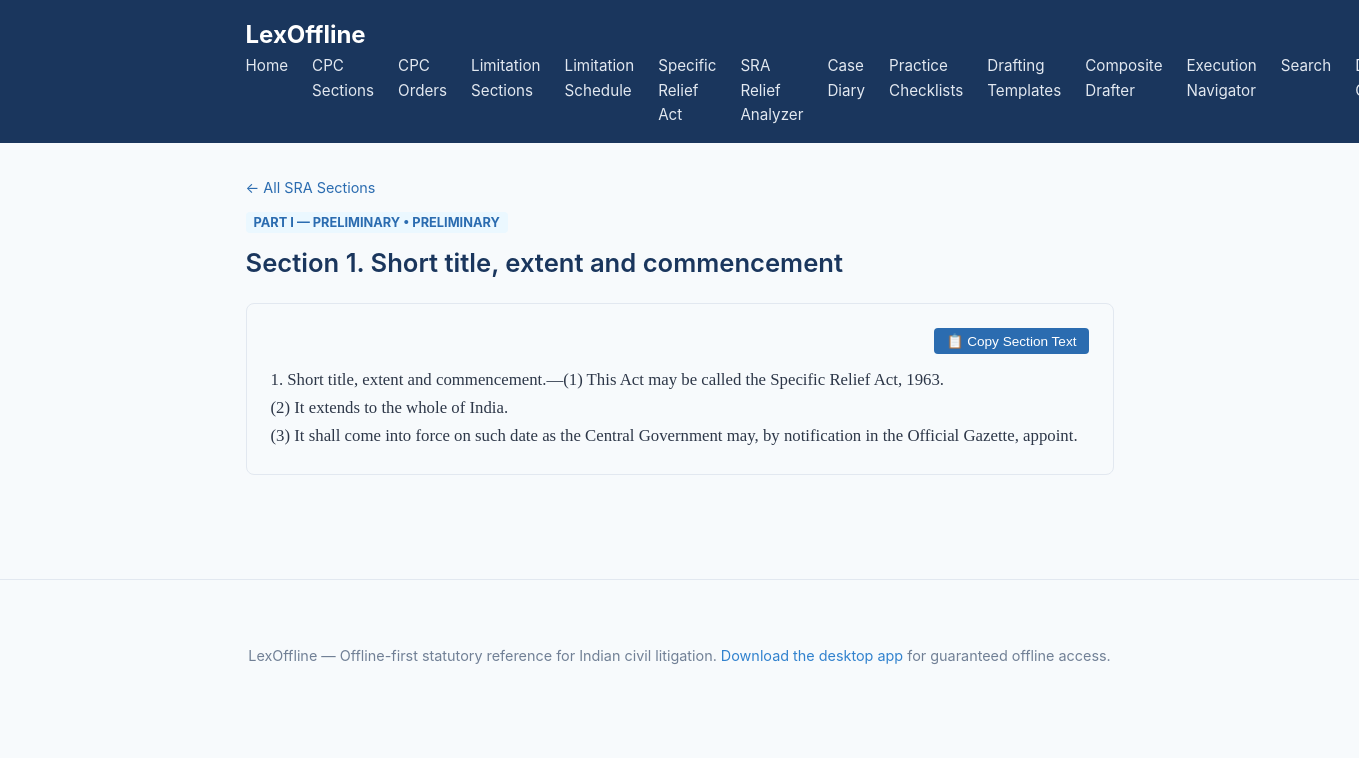
Page /sra/section/1 on the committed database.
### tables this page shows
CREATE TABLE sra_sections (
    id INTEGER PRIMARY KEY AUTOINCREMENT,
    section_no TEXT,
    title TEXT,
    part TEXT,
    chapter TEXT,
    text TEXT
);

### web/app.py (the view, shortened to what this page needs)
@app.route('/sra/section/<int:id>')
def sra_section(id):
    db = get_db()
    row = db.get_sra_section(id)
    if not row:
        abort(404)
    sec = row_to_dict(row)
    sec_no = sec['section_no']
    title = f"Specific Relief Act 1963 — Section {sec_no}: {sec['title']}"
    connected_links = []
    return render_template('sra_detail.html',
                           section=sec,
                           title=title,
                           connected_links=connected_links)

### web/app.py (called while the page is built)
def get_db():
    db = getattr(g, '_database', None)
    if db is None:
        db = g._database = ActDatabase(DATABASE)
    return db

@app.teardown_appcontext
def close_connection(exception):
    db = getattr(g, '_database', None)
    if db is not None:
        db.close()

def row_to_dict(row):
    return dict(row) if row else None

### web/templates/sra_detail.html (shortened to what this page needs)
{% extends "base.html" %}
{% block content %}
<div class="provision-header" style="margin-bottom: 1.25rem;">
    <div style="margin-bottom: 0.5rem;">
        <a href="/sra/sections" style="color: #2b6cb0; text-decoration: none; font-size: 0.9rem;">&larr; All SRA Sections</a>
    </div>
    <span class="badge" style="background: #ebf8ff; color: #2b6cb0; font-size: 0.8rem; font-weight: bold; padding: 3px 8px; border-radius: 4px;">
        {{ section.part }} &bull; {{ section.chapter }}
    </span>
    <h1 style="margin-top: 0.5rem; font-size: 1.6rem; color: #1a365d;">
        {% if section.section_no == 'Schedule' %}The Schedule{% else %}Section {{ section.section_no }}.{% endif %} {{ section.title }}
    </h1>
</div>
<div class="provision-body panel" style="background: #f7fafc; border: 1px solid #e2e8f0; border-radius: 8px; padding: 1.5rem; margin-bottom: 1.5rem;">
    <div style="display: flex; justify-content: flex-end; margin-bottom: 0.75rem;">
        <button onclick="copySectionText()" class="btn" style="padding: 5px 12px; font-size: 0.85rem; background: #2b6cb0; color: #fff; border: none; border-radius: 4px; cursor: pointer;">
            📋 Copy Section Text
        </button>
    </div>
    <pre id="section-content" style="font-family: Georgia, 'Times New Roman', serif; font-size: 1.05rem; line-height: 1.65; white-space: pre-wrap; margin: 0; color: #2d3748;">{{ section.text }}</pre>
</div>
{% endblock %}

### web/static/style.css (style rules this page uses)
* { box-sizing: border-box; margin: 0; padding: 0; }
body { font-family: -apple-system, BlinkMacSystemFont, "Segoe UI", Roboto, Helvetica, Arial, sans-serif; line-height: 1.6; color: #2d3748; background-color: #f7fafc; }
h1, h2, h3, h4 { margin-bottom: 0.5em; color: #1a202c; font-weight: 600; }
a { color: #3182ce; text-decoration: none; }
.btn { display: inline-block; background-color: #3182ce; color: white; padding: 0.5rem 1rem; border-radius: 4px; border: none; cursor: pointer; font-size: 1rem; }
.provision-header { margin-bottom: 1.5rem; }
.panel { background: #f7fafc; border: 1px solid #e2e8f0; border-radius: 8px; padding: 1.5rem; margin-bottom: 2rem; }
.provision-body pre { font-family: Georgia, "Times New Roman", serif; font-size: 1.1rem; white-space: pre-wrap; word-wrap: break-word; color: #1a202c; line-height: 1.7; }

### rows in the picture
sra_sections: part "PART I — PRELIMINARY", chapter "PRELIMINARY", section_no "1", title "Short title, extent and commencement", text "1. Short title, extent and commencement.—(1) This Act may be called the Specific Relief Act, 1963. (2) It extends to the whole of India. (3) It shall come into force on such date as the Central Government may, by notification in the Official Gazette, appoint."
